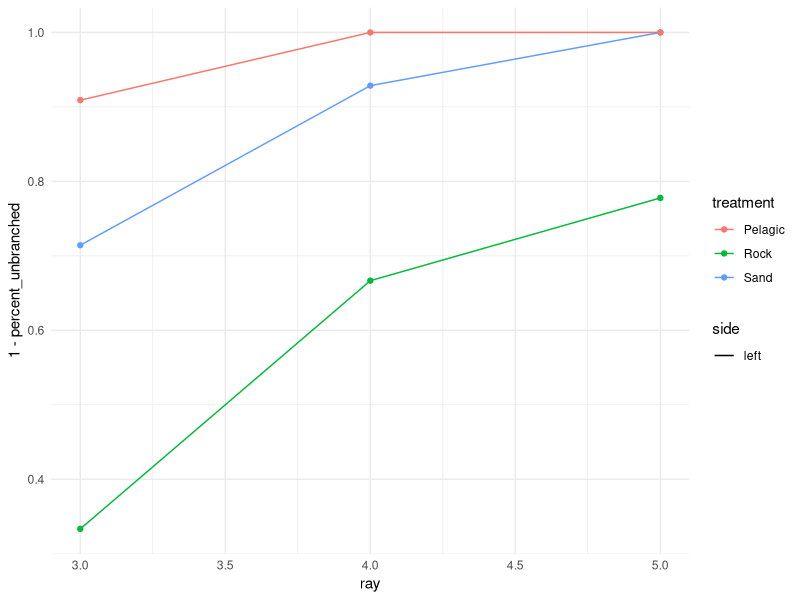

Write R code to recreate this figure.
# PURPOSE ####
#
# To produce a graph showing frequencies of fin ray branching in Satanoperca daemon in three experimental treatments
# This is intended to be used for Figure 3 A
#
# Date: 2024-06-10
# Author: TAS

# initialize libraries
library(ggplot2)

# load data
data = read.csv(file = "data_cleaned/fin_ray_branching_frequency.csv")  # what file?

# tidy data for graphing
data_left <- data[which(data$treatment!='Wild'),]
data_left <- data_left[which(data_left$side=='left'),]
data_left$treatment <- as.factor(data_left$treatment)

percent_unbranched <- data_left$absent/(data_left$absent+data_left$present) # calculate percentage unbranched

data_left <- cbind(data_left, percent_unbranched) # add this new variable to the data frame

# PLOT DATA ####
branch_plot <- ggplot (data=data_left, aes(x=ray, y=1-percent_unbranched, group=interaction(side, treatment), color=treatment, linetype=side)) + 
  geom_line() +
  geom_point() +
  theme_minimal()

ggsave("output_files/fig_3a_branch_plot.pdf", plot=branch_plot,  width=10, height=10, units = "cm")

